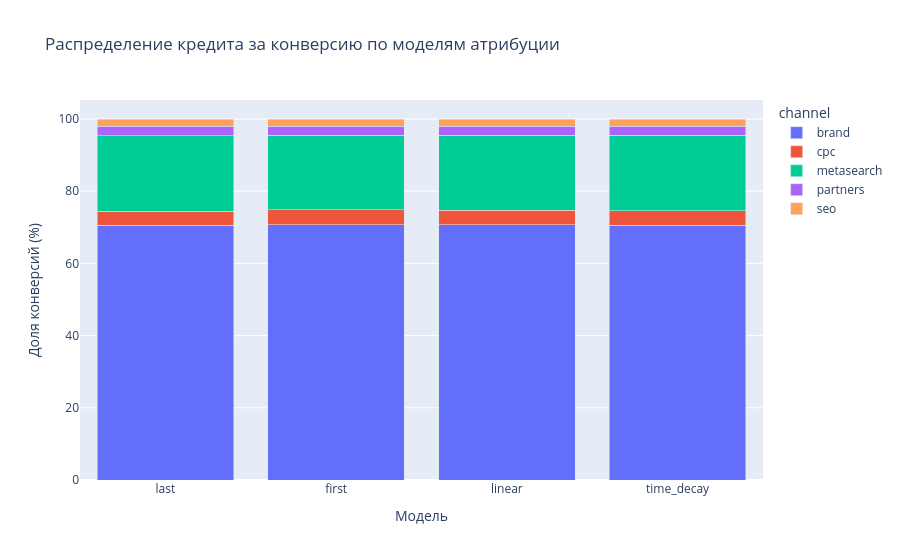

Write notebook code for a chart like this one.
### Code cell
# Визуализация атрибуции
attr_melt = attr_df.melt(id_vars='channel', value_vars=['last_pct','first_pct','linear_pct','time_decay_pct'],
                          var_name='model', value_name='credit_pct')
attr_melt['model'] = attr_melt['model'].str.replace('_pct','')

fig = px.bar(attr_melt, x='model', y='credit_pct', color='channel', barmode='stack',
             title='Распределение кредита за конверсию по моделям атрибуции',
             labels={'credit_pct':'Доля конверсий (%)','model':'Модель'})
fig.show()

### Figure 1 — Plotly figure (JSON) as saved in the notebook; plotly's stock layout.template omitted (floating-point values rounded to 4 significant figures)
{"data": [{"hovertemplate": "channel=brand<br>Модель=%{x}<br>Доля конверсий (%)=%{y}<extra></extra>", "legendgroup": "brand", "marker": {"color": "#636efa", "pattern": {"shape": ""}}, "name": "brand", "orientation": "v", "showlegend": true, "textposition": "auto", "type": "bar", "x": ["last", "first", "linear", "time_decay"], "xaxis": "x", "y": [70.58, 70.67, 70.65, 70.62], "yaxis": "y"}, {"hovertemplate": "channel=cpc<br>Модель=%{x}<br>Доля конверсий (%)=%{y}<extra></extra>", "legendgroup": "cpc", "marker": {"color": "#EF553B", "pattern": {"shape": ""}}, "name": "cpc", "orientation": "v", "showlegend": true, "textposition": "auto", "type": "bar", "x": ["last", "first", "linear", "time_decay"], "xaxis": "x", "y": [3.922, 4.155, 4.047, 4.004], "yaxis": "y"}, {"hovertemplate": "channel=metasearch<br>Модель=%{x}<br>Доля конверсий (%)=%{y}<extra></extra>", "legendgroup": "metasearch", "marker": {"color": "#00cc96", "pattern": {"shape": ""}}, "name": "metasearch", "orientation": "v", "showlegend": true, "textposition": "auto", "type": "bar", "x": ["last", "first", "linear", "time_decay"], "xaxis": "x", "y": [20.91, 20.72, 20.79, 20.83], "yaxis": "y"}, {"hovertemplate": "channel=partners<br>Модель=%{x}<br>Доля конверсий (%)=%{y}<extra></extra>", "legendgroup": "partners", "marker": {"color": "#ab63fa", "pattern": {"shape": ""}}, "name": "partners", "orientation": "v", "showlegend": true, "textposition": "auto", "type": "bar", "x": ["last", "first", "linear", "time_decay"], "xaxis": "x", "y": [2.571, 2.445, 2.51, 2.528], "yaxis": "y"}, {"hovertemplate": "channel=seo<br>Модель=%{x}<br>Доля конверсий (%)=%{y}<extra></extra>", "legendgroup": "seo", "marker": {"color": "#FFA15A", "pattern": {"shape": ""}}, "name": "seo", "orientation": "v", "showlegend": true, "textposition": "auto", "type": "bar", "x": ["last", "first", "linear", "time_decay"], "xaxis": "x", "y": [2.018, 2.005, 2.006, 2.018], "yaxis": "y"}], "layout": {"barmode": "stack", "legend": {"title": {"text": "channel"}, "tracegroupgap": 0}, "title": {"text": "Распределение кредита за конверсию по моделям атрибуции"}, "xaxis": {"anchor": "y", "domain": [0, 1], "title": {"text": "Модель"}}, "yaxis": {"anchor": "x", "domain": [0, 1], "title": {"text": "Доля конверсий (%)"}}}}
